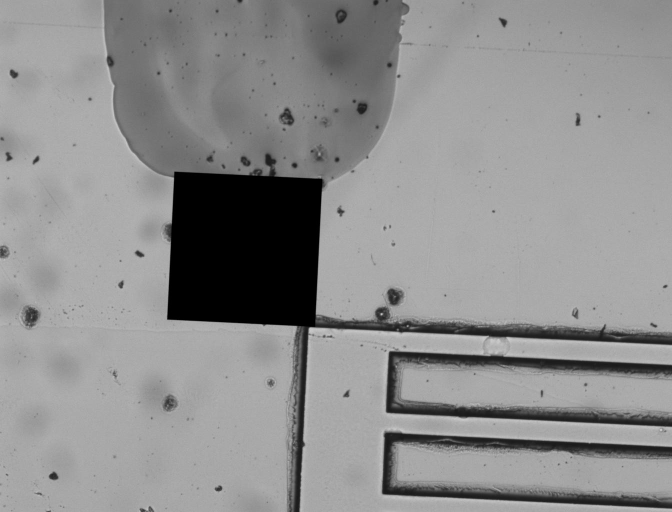
#> input picture backend/prototyping/marked_data/1_clean.jpeg, 1344 x 1024 px (shown at 1/2 size)
$ jupyter execute match_marker.ipynb
#> lines starting #> are read from the running program, lines starting #| are printed output that depends on the picture
#> further down, img_rgb is the input picture: shape (1024, 1344, 3); min 0, max 210, mean 141.9
[cell 1]
import cv2
import matplotlib.pyplot as plt
from PIL import Image
import numpy as np
import imutils
import cv2 as cv

[cell 2]
def rotate_image(image, angle):
#> called with angle = 2.72
  image_center = tuple(np.array(image.shape[1::-1]) / 2)
#> image_center = (672, 512)
  rot_mat = cv2.getRotationMatrix2D(image_center, angle, 1.0)
  result = cv2.warpAffine(image, rot_mat, image.shape[1::-1], flags=cv2.INTER_LINEAR)
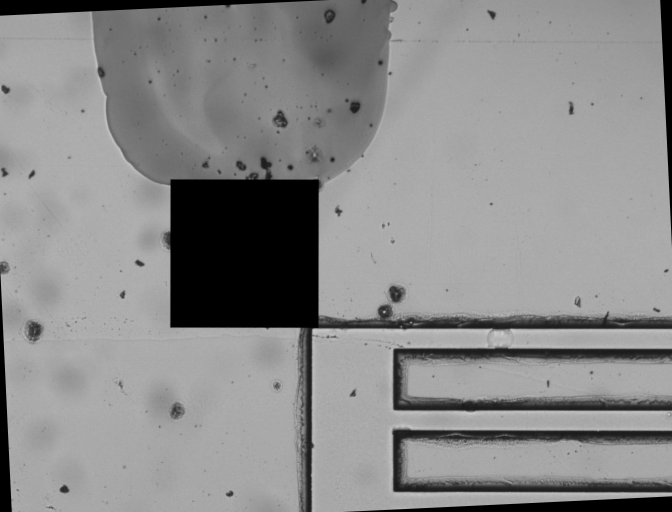
#> result: shape (1024, 1344, 3) (shown at 1/2 size); min 0, max 203, mean 138.4
  return result

[cell 3]
def iterate_scales(image, template, scales):
    for scale in scales:
        image_gray = cv.cvtColor(image, cv.COLOR_BGR2GRAY)
        # resized_template = imutils.resize(template, width = int(image.shape[1] * scale))

        res = cv.matchTemplate(image_gray,template,cv.TM_CCOEFF_NORMED)
        threshold = 0.35
        loc = np.where( res >= threshold)
        h, w = template.shape[::-1]
        for pt in zip(*loc[::-1]):
            print('gg')
            cv.rectangle(image, pt, (pt[0] + w, pt[1] + h), (0,0,255), 2)
            # print(pt)

        if len(loc) >= 1:
            print('howdy')
            Image.fromarray(image).show()

[cell 4]
img_rgb = cv.imread('./marked_data/1_clean.jpeg')
img_rgb = rotate_image(img_rgb, 2.72)
template = cv.imread('./marked_data/black_square.jpg', cv.IMREAD_GRAYSCALE)[0:297, 0:296]
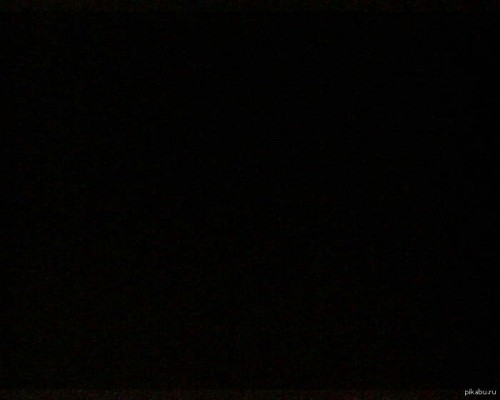
#> input picture backend/prototyping/marked_data/black_square.jpg, 500 x 400 px
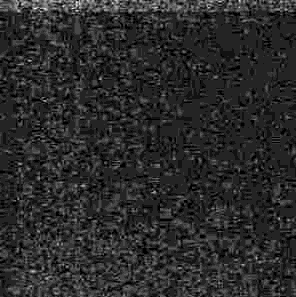
#> template: shape (297, 296); min 0, max 14, mean 2.35; drawn with min black and max white
# template = imutils.resize(template, width=100)
# Image.fromarray(img_rgb).show()
# Image.fromarray(template).show()

[cell 5]
iterate_scales(img_rgb, template, [1])
#> the loop in iterate_scales, `for scale in scales:` made 1 pass
#> loc on pass 1: (empty array, empty array)
#> pass 1, in iterate_scales, `res = cv.matchTemplate(image_gray,template,cv.TM_CCOEFF_NORMED)`:
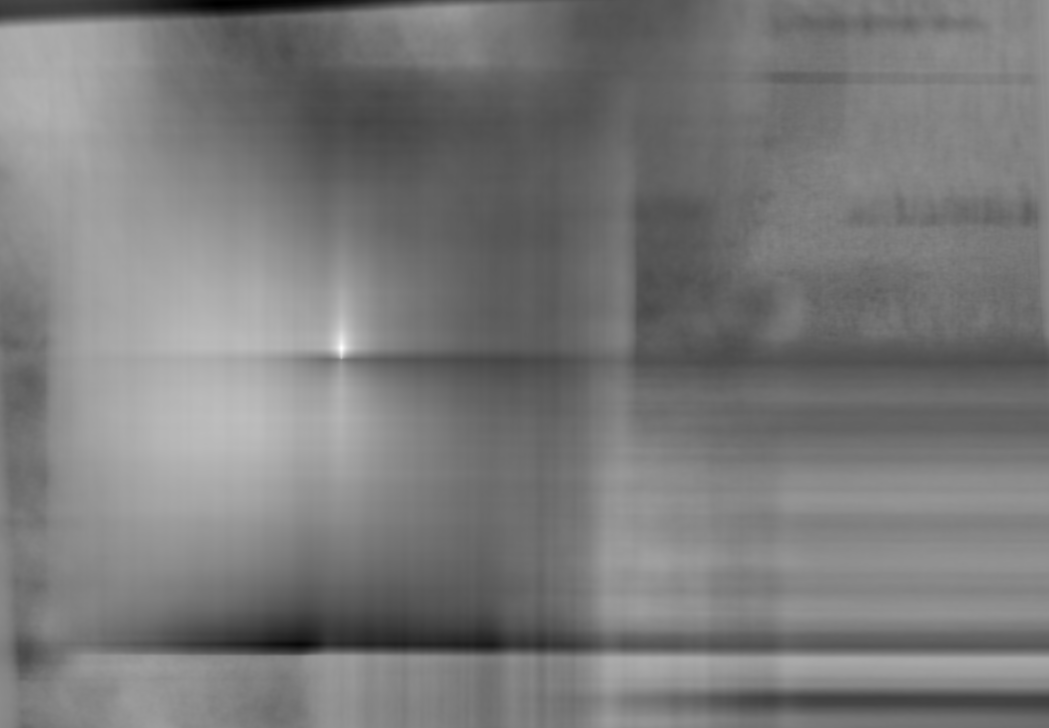
#> res: shape (728, 1049) float32; min -0.331, max 0.341, mean -0.00988; drawn with min black and max white

[cell 6]
# [21 lines of commented-out code are left out]

[cell 7]
np.array(template).shape
#> Out = (297, 296)
